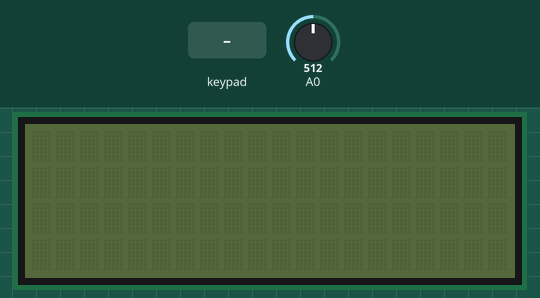
This sketch was run on a simulated ESP8266 (NodeMCU). Parts: 20×4 character LCD. The test bench sets the inputs (shaded band); at power-on: A0 = 512. WiFi joins after 1.5 s; servers stay silent unless stated; uploads are accepted with an empty reply.

Above: at 1.3 s.
1.4 s: key '*' pressed
At 2.6 s:
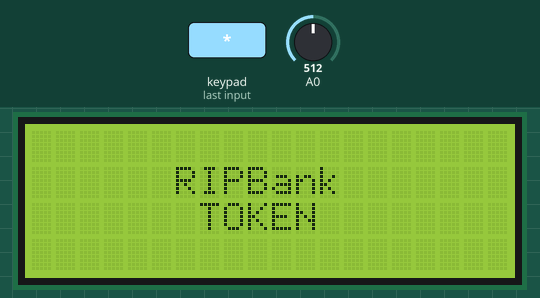
10.4 s: keypad keys 1 2 3 4 pressed 0.4 s apart
At 14.51 s:
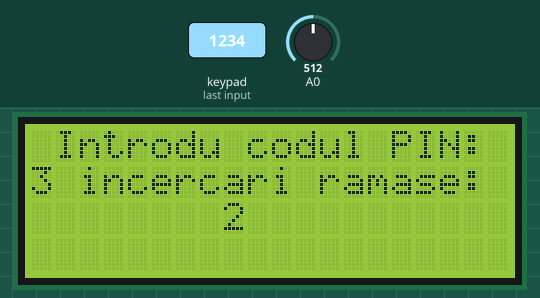
15.0 s: keypad keys 1 2 3 4 # pressed 0.4 s apart
At 17.9 s:
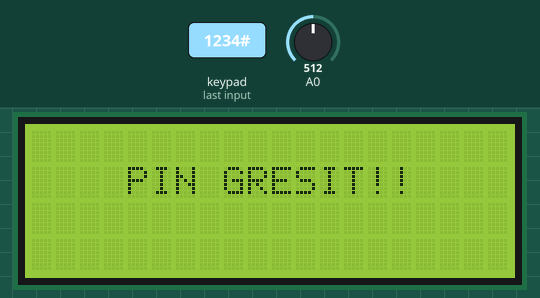
18.5 s: keypad keys 1 2 3 4 # pressed 0.4 s apart
At 22.9 s:
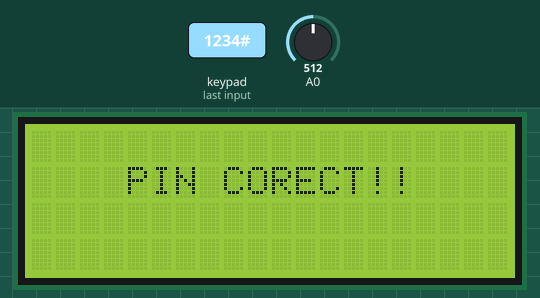
26.5 s: key '2' pressed
29.5 s: key '3' pressed
At 33.9 s:
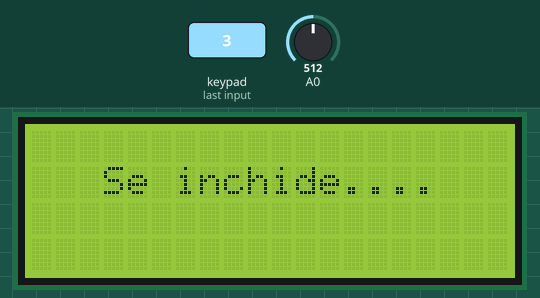
Timing chart, 0 to 35.4 s (numbered marks = the images above; inputs shaded):
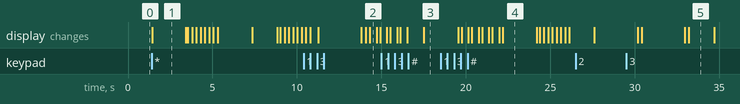

Measured:
- after the input at 1.4 s, the display: changes at once (image 1)
- after the input at 10.4 s, the display: first differs from a run without the input after 3.7 s (image 2 shows a later state)
- after the input at 18.5 s, the display: first differs from a run without the input after 1.2 s (image 4 shows a later state)
- after the input at 29.5 s, the display: first differs from a run without the input after 3.7 s (image 5)
- what the display in image 1 shows lasts 2.0 s, from 1.4 s to 3.4 s
- what the display in image 2 shows lasts 0.4 s, from 14.3 s to 14.7 s

The sketch:

beta_0_0_2.ino
```cpp
#include <Ticker.h>
#include <ESP8266HTTPClient.h>
#include <ESP8266WiFi.h>
#include <LiquidCrystal_I2C.h>
#include <Keypad.h>

//void(* MCU_reset)(void)=0;
Ticker wifi_connection_timer;
LiquidCrystal_I2C lcd(0x27, 20, 4);
const byte ROWS = 4; //four rows
const byte COLS = 3; //three columns
char keys[ROWS][COLS] = {
  {'1','2','3'},
  {'4','5','6'},
  {'7','8','9'},
  {'*','0','#'}
};
byte rowPins[ROWS] = {D4,1, 3, D6}; //connect to the row pinouts of the keypad
byte colPins[COLS] = {D5, D3, 13}; //connect to the column pinouts of the keypad

/////////////////////////////
//D4=R1
//1=R2
//3=R3
//D6=R4
//D5=C1
//D3=C2
//13=C3
/////////////////////////////

short int State=-1;
unsigned short int Ci=0;
unsigned short int Cj=0;

short int PIN[]={1,2,3,4};
short int PIN_from_user[]={-1,-1,-1,-1};
unsigned int PIN_index=0;
unsigned short int PIN_attempts=3;
bool PIN_good=true;

bool wifi_connection_timed_out=false;
bool http_connection_begun=false;

String connected_message_received;
String PIN_message;

String upload_response_message;

String url1="http://192.168.0.103:8080/RIPBankServiciiWeb/api/token/updatePIN";
String url2="http://192.168.0.103:8080/RIPBankServiciiWeb/api/token/authCode/";
String CNP="1920131374098";

HTTPClient http;

void WCT_ISR()
{
	wifi_connection_timed_out=true;
}

void LCD_print(unsigned short int CI,unsigned short int CJ,String msg)
{
  Ci=CI;
  Cj=CJ;
  lcd.setCursor(Ci,Cj);
  lcd.print(msg);
}

void Execute_State_0()
{
  State=0;

  lcd.backlight();
  lcd.clear();
  lcd.setCursor(0, 1);
  lcd.clear();
  LCD_print(6,1,"RIPBank");
  LCD_print(7,2,"TOKEN");
  delay(2000);
  Execute_State_1();
}

void Execute_State_1()
{
  State=1;
  short int cnt=0;
  lcd.clear();
  delay(100);
  LCD_print(2,0,"Se conecteaza la");
  LCD_print(8,1,"WiFi");
  while(cnt<8)
  {
    LCD_print(6+cnt,2,".");
    ++cnt;
    delay(250);
  }
  cnt=0;
  LCD_print(6,2," ");
  wifi_connection_timer.once(10, WCT_ISR);
  WiFi.begin("cam444", "speedXro");

  while (WiFi.status() != WL_CONNECTED)
  {
    if(wifi_connection_timed_out==true)
    {
      break;
    }
    LCD_print(6+cnt,2,".");
    ++cnt;
    delay(250);
    if(cnt==8)
      {
        cnt=0;
        LCD_print(6+cnt,2,"        ");
      }
  }
  delay(250);
  if(wifi_connection_timed_out==true)
  {
    Execute_State_2();
  }
  else
  {
    Execute_State_3();
  }

}

void Execute_State_3()
{
  State=3;
  lcd.clear();
  LCD_print(6,0,"Conectat");
  LCD_print(9,1,"la");
  LCD_print(7,2,"WiFi!!");
  delay(1500);
  Execute_State_4();
}

void Execute_State_4()
{
  State=4;
  String mesaj_primit;
  short int cnt=0;
  short int cnt_connection_begin=0;
  lcd.clear();
  delay(150);
  LCD_print(2,0,"Se conecteaza la");
  LCD_print(7,1,"Server");
  while(cnt<8)
    {
      LCD_print(6+cnt,2,".");
      ++cnt;
      delay(250);
    }

  if(http.begin(url1))
  {
    //http.addHeader("Content-Type", "text/plain");
    http.addHeader("Content-Type", "application/x-www-form-urlencoded");
    http.POST("cnp="+CNP);
    mesaj_primit=http.getString();
    http.end();
  }
  LCD_print(0,2,mesaj_primit);

  if(mesaj_primit.length()!=12)
  {
    Execute_State_5();
  }
  else
  {
    connected_message_received=mesaj_primit.substring(0,8);
    PIN_message=mesaj_primit.substring(8,12);
    lcd.clear();
    LCD_print(0,2,connected_message_received);
    LCD_print(0,3,PIN_message);
    delay(1000);
    if(connected_message_received!="Conectat")
    {
      Execute_State_5();
    }
    else
    {
      Execute_State_6();
    }
  }

}

void Execute_State_6()
{
  State=6;
  lcd.clear();
  LCD_print(6,0,"Conectat");
  LCD_print(9,1,"la");
  LCD_print(6,2,"Server!!");
  delay(1500);
  Execute_State_7();
}

void Execute_State_7()
{
  State=7;
  short int cnt=0;
  lcd.clear();
  delay(150);
  LCD_print(9,0,"Se");
  LCD_print(4,1,"actualizeaza");
  while(cnt<8)
  {
    LCD_print(6+cnt,2,".");
    ++cnt;
    delay(250);
  }
  delay(250);
  if(isdigit(PIN_message[0]) and isdigit(PIN_message[1]) and isdigit(PIN_message[2]) and isdigit(PIN_message[3]))
  {
    Execute_State_9();
  }
  else
  {
    Execute_State_8();
  }
}

void Execute_State_9()
{
  State=9;
  PIN[0]=PIN_message[0]-'0';
  PIN[1]=PIN_message[1]-'0';
  PIN[2]=PIN_message[2]-'0';
  PIN[3]=PIN_message[3]-'0';
  lcd.clear();
  LCD_print(5,0,"Actualizat");
  LCD_print(9,1,"cu");
  LCD_print(6,2,"succes!!");
  delay(1500);
  Execute_State_10();
}

void Execute_State_10()
{
  String adc_value="";
  unsigned int adc_read=analogRead(A0);

  State=10;
  lcd.clear();
  LCD_print(3,0,"Alege optiune:");
  LCD_print(1,1,"1 Autentificare");
  LCD_print(1,2,"2     Despre");
  LCD_print(1,3,"3     Iesire");
  LCD_print(16,3,adc_value+adc_read);
}

void Execute_State_11()
{
  State=11;
  lcd.clear();
  LCD_print(1,0,"Despre dispozitiv:");
  LCD_print(3,1,"RIPBankC Token");
  LCD_print(5,2,"v0.3 alpha");
  delay(2500);
  Execute_State_10();
}

void Execute_State_12()
{
  State=12;
  lcd.clear();
  LCD_print(1,0,"Introdu codul PIN:");
  String att="";
  att+=(char)(PIN_attempts+'0');
  att+=" incercari ramase:";
  LCD_print(0,1,att);
  PIN_index=0;
  PIN_from_user[0]=-1;
  PIN_from_user[1]=-1;
  PIN_from_user[2]=-1;
  PIN_from_user[3]=-1;
  Ci=8;
  Cj=2;
}

void Execute_State_14()
{
  State=14;
  lcd.clear();
  LCD_print(4,1,"PIN CORECT!!");
  delay(2000);
  Execute_State_15();
}

void Execute_State_19()
{
  State=19;
  lcd.clear();
  LCD_print(4,1,"PIN GRESIT!!");
  delay(2000);
}

void Execute_State_13()
{
  State=13;
  lcd.clear();
  LCD_print(1,0,"Ati introdus PINUL");
  LCD_print(2,1,"GRESIT de 3 ori!!");
  LCD_print(1,2,"Dispozitivul se va");
  LCD_print(5,3,"inchide!!!");
  delay(4000);
  Execute_State_18();
}

void Execute_State_15()
{

  String message_to_send="authCode=A1b2C3b4C5";
  State=15;
  short int cnt=0;
  lcd.clear();
  delay(150);

  LCD_print(2,0,"Se trimit datele");
  LCD_print(2,1,"de autentificare");
  while(cnt<8)
  {
    LCD_print(5+cnt,2,".");
    ++cnt;
    delay(250);
  }

  if(http.begin(url2+CNP))
  {
    //http.addHeader("Content-Type", "text/plain");
    http.addHeader("Content-Type", "application/x-www-form-urlencoded");
    http.POST(message_to_send);
    upload_response_message=http.getString();
    http.end();
  }

  LCD_print(0,3,upload_response_message);
  delay(1000);
  if(upload_response_message=="primit")
  {
    Execute_State_17();
  }
  else
  {
    Execute_State_16();
  }
}

void Execute_State_17()
  {
    State=17;
    lcd.clear();
    LCD_print(3,0,"Datele au fost");
    LCD_print(1,1,"trimise cu succes!");
    delay(2500);
    Execute_State_18();
  }

void Execute_State_18()
{
    State=18;
    lcd.clear();
    LCD_print(3,1,"Se inchide....");
    delay(1500);
    lcd.clear();
    lcd.noBacklight();
}

void Execute_State_2()
  {
    State=2;
    lcd.clear();
    LCD_print(1,1,"Conectare la Wifi");
    LCD_print(5,2,"NEREUSITA!");
    delay(2500);
    Execute_State_10();
  }

void Execute_State_5()
  {
    State=5;
    lcd.clear();
    LCD_print(0,1,"Conectare la Server");
    LCD_print(5,2,"NEREUSITA!");
    delay(2500);
    Execute_State_10();
  }

void Execute_State_8()
  {
    State=8;
    lcd.clear();
    LCD_print(4,1,"Actualizare");
    LCD_print(5,2,"NEREUSITA!");
    delay(2500);
    Execute_State_10();
  }

void Execute_State_16()
  {
    State=16;
    lcd.clear();
    LCD_print(1,1,"Trimiterea datelor");
    LCD_print(5,2,"NEREUSITA!");
    delay(2500);
    Execute_State_10();
  }

//String kcharr="";
Keypad keypad = Keypad(makeKeymap(keys), rowPins, colPins, ROWS, COLS );

void keypadEvent(KeypadEvent key)
{
  int j=0;
  String str="";

  switch (keypad.getState())
  {
    case PRESSED:

      if(key=='*')
      {
        if(State!=12)
        {
          Execute_State_0();
        }
        else
        {
          Execute_State_12();
        }
      }


      if(key=='9' and State!=12)
      {
        ESP.reset();
      }

      if(State==12)
      {
       switch(key)
       {
          case '0':
          case '1':
          case '2':
          case '3':
          case '4':
          case '5':
          case '6':
          case '7':
          case '8':
          case '9':
            if(PIN_index<4)
            {
              str="";
              str+=key;
              LCD_print(8+PIN_index,Cj,str);
              delay(400);
              LCD_print(8+PIN_index,Cj,"*");
              PIN_from_user[PIN_index]=key-'0';
              PIN_index++;
            }
            break;
          case '#':
            for(j=0;j<4;++j)
            {
              if(PIN[j]!=PIN_from_user[j])
              {
                PIN_good=false;
              }
            }
            if(PIN_good==true)
            {
              Execute_State_14();
            }
            else
            {
              Execute_State_19();
              PIN_attempts--;
              if(PIN_attempts>0)
              {
                PIN_good=true;
                Execute_State_12();
              }
              else
              {
                Execute_State_13();
              }
            }
            break;
        }
      }

      if(State==10)
      {
        switch(key)
        {
          case '1':
            if(PIN_attempts>0)
            {
              Execute_State_12();
            }
            else
            {
              Execute_State_13();
            }
            break;
          case '2':
            Execute_State_11();
            break;
          case '3':
            Execute_State_18();
            break;
          case '4':
            wifi_connection_timed_out=false;
            WiFi.disconnect();
            break;
          case '5':
            Execute_State_5();
            break;
          case '6':
            Execute_State_8();
            break;
          case '7':
            Execute_State_16();
            break;
          case '8':
            PIN_attempts=3;
            break;
          case '9':
            ESP.reset();
            break;
        }
      }

    delay(100);
    break;

    case RELEASED:

    break;

    case HOLD:

    break;
  }
}


void setup()
{
  lcd.begin(20,4);
  lcd.init();
  lcd.clear();
  lcd.noBacklight();

  keypad.addEventListener(keypadEvent);  // Add an event listener.
  keypad.setHoldTime(100);               // Default is 1000mS
  keypad.setDebounceTime(50);
  //Serial.begin(9600);
}

void loop()
{
  char key = keypad.getKey();
}
```
